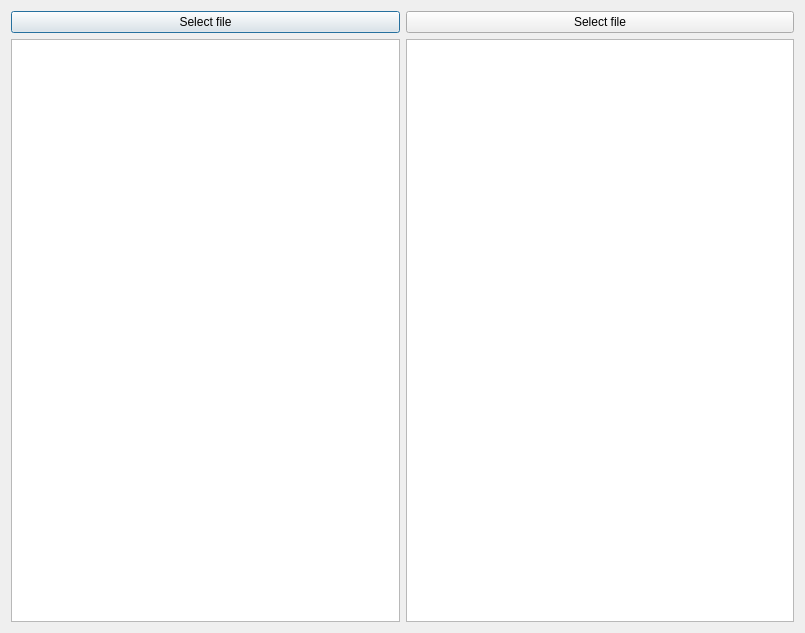
<?xml version="1.0" encoding="UTF-8"?>
<ui version="4.0">
 <class>QtPvdbViewFilesDialog</class>
 <widget class="QDialog" name="QtPvdbViewFilesDialog">
  <property name="geometry">
   <rect>
    <x>0</x>
    <y>0</y>
    <width>805</width>
    <height>633</height>
   </rect>
  </property>
  <property name="windowTitle">
   <string>View files</string>
  </property>
  <property name="windowIcon">
   <iconset resource="ProjectVanDenBogaart.qrc">
    <normaloff>:/images/PicArrow14x14.png</normaloff>:/images/PicArrow14x14.png</iconset>
  </property>
  <layout class="QGridLayout" name="gridLayout">
   <item row="0" column="0">
    <widget class="QPushButton" name="button_left">
     <property name="text">
      <string>Select file</string>
     </property>
    </widget>
   </item>
   <item row="0" column="1">
    <widget class="QPushButton" name="button_right">
     <property name="enabled">
      <bool>true</bool>
     </property>
     <property name="text">
      <string>Select file</string>
     </property>
    </widget>
   </item>
   <item row="1" column="0">
    <widget class="QPlainTextEdit" name="text_left">
     <property name="readOnly">
      <bool>true</bool>
     </property>
    </widget>
   </item>
   <item row="1" column="1">
    <widget class="QPlainTextEdit" name="text_right">
     <property name="readOnly">
      <bool>true</bool>
     </property>
    </widget>
   </item>
  </layout>
 </widget>
 <resources>
  <include location="ProjectVanDenBogaart.qrc"/>
 </resources>
 <connections/>
</ui>
